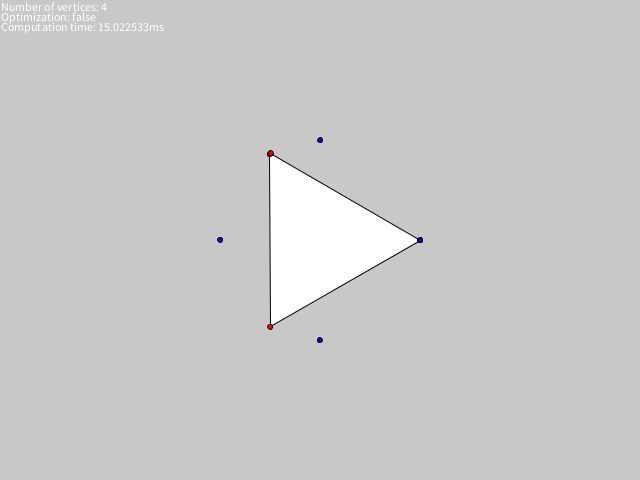
Frame 1 (no input)
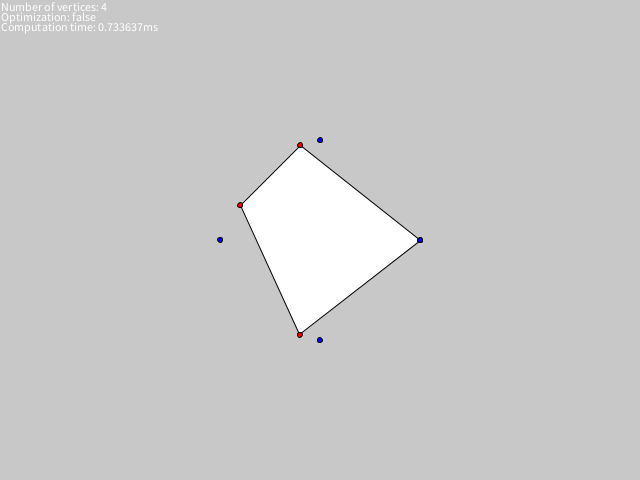
Frame 60 (the mouse pressed at the canvas centre just before this capture)
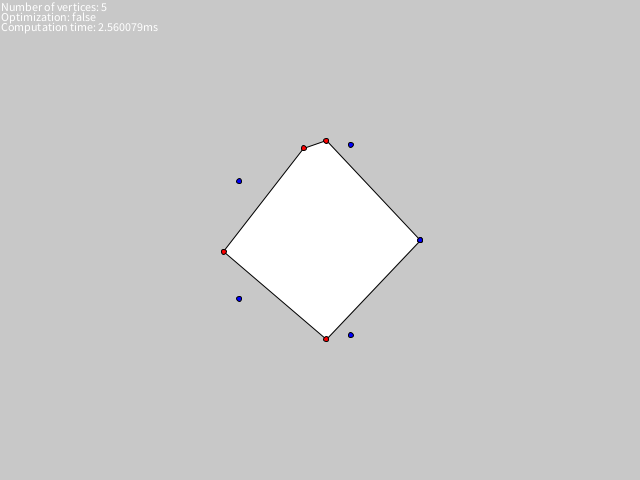
Frame 120 (the mouse held since frame 60 and released just before this capture)

The Processing sketch that drew these frames (run headless with seeded random() and noise(); from frame 60 on, the mouse is pressed at the canvas centre):

// Processing sketch: Project_TriangleToCircle
// ── Project_TriangleToCircle.pde
final PVector SCREEN_SIZE = new PVector(640, 480);
final String WINDOW_TITLE = "Triangle to Circle";
final int FRAMERATE = 60;
final float SHAPE_RADIUS = 100;
final int STEPS_FROM_TARGETS = 100;

ArrayList<PVector> shapeVectors;
ArrayList<PVector> targetVectors;
boolean optimization = false;
boolean debugInfo = true;
int stepsToTarget;
int computationTime;


void settings()
{
  size(
    int(SCREEN_SIZE.x),
    int(SCREEN_SIZE.y));
}

void setup()
{
  surface.setTitle(WINDOW_TITLE);
  frameRate(FRAMERATE);
  reset();
}

void draw()
{
  translate(width / 2, height /2);
  long startTime = System.nanoTime();
  
  // Add new vertex and generate new target if target reached
  if (stepsToTarget == 0)
  {
    stepsToTarget = STEPS_FROM_TARGETS;
    shapeVectors.add(shapeVectors.get(shapeVectors.size() - 1).copy());
    
    // OPTIMISATION: Add a shape vector at last vector, then move the second last vector
    // to the midpoint of the third last vector and the last vector.
    if (optimization)
    {
      PVector midpoint = new PVector(
        (shapeVectors.get(shapeVectors.size() - 3).x + shapeVectors.get(shapeVectors.size() - 1).x) / 2,
        (shapeVectors.get(shapeVectors.size() - 3).y + shapeVectors.get(shapeVectors.size() - 1).y) / 2);
      shapeVectors.set(shapeVectors.size() - 2, midpoint);
    }
    
    // Add new target vector, setup the new target shape
    targetVectors.add(new PVector(0, 0));
    for (int index = 0; index < targetVectors.size(); index++)
    {
      float angle = 2 * PI * (float(index) / targetVectors.size());
      targetVectors.set(index, new PVector(SHAPE_RADIUS * cos(angle), SHAPE_RADIUS * sin(angle)));
    }
  }
  
  // Step shape vertices towards target vectors
  for (int index = 0; index < shapeVectors.size(); index++)
  {
    PVector displacement = new PVector(
      shapeVectors.get(index).x - targetVectors.get(index).x,
      shapeVectors.get(index).y - targetVectors.get(index).y);
      
      float step = float(stepsToTarget-1) / float(stepsToTarget);
      shapeVectors.get(index).x = (displacement.x * step) + targetVectors.get(index).x;
      shapeVectors.get(index).y = (displacement.y * step) + targetVectors.get(index).y;
  }
  stepsToTarget -= 1;
  
  // Draw the shape
  background(200);
  fill(255);
  beginShape();
  for (int index = 0; index < shapeVectors.size(); index++)
    vertex(shapeVectors.get(index).x, shapeVectors.get(index).y);
  endShape(CLOSE);
  
  long computationTime = System.nanoTime() - startTime;

  // Draw debug info
  if (debugInfo)
  {
    text("Number of vertices: " + shapeVectors.size(), -width/2, -height/2 + 10);
    text("Optimization: " + optimization, -width/2, -height/2 + 20);
    text("Computation time: " + float(int(computationTime)) / 1000000f + "ms", -width/2, -height/2 + 30);
    for (int index = 0; index < shapeVectors.size(); index++)
    {
      fill(255, 0, 0); circle(shapeVectors.get(index).x, shapeVectors.get(index).y, 5);
      fill(0, 0, 255); circle(targetVectors.get(index).x, targetVectors.get(index).y, 5);
    }
  }
}

void reset()
{
  shapeVectors = new ArrayList<PVector>();
  targetVectors = new ArrayList<PVector>();
  stepsToTarget = 0;
  for (int index = 0; index < 3; index++)
  {
    float angle = 2 * PI * (float(index) / 3);
    shapeVectors.add(new PVector(SHAPE_RADIUS * cos(angle), SHAPE_RADIUS * sin(angle)));
    targetVectors.add(shapeVectors.get(index).copy());
  }
}

void keyPressed()
{
  if (key == 'd')
    debugInfo = !debugInfo;
  
  if (key == 'r')
    reset();
    
  if (key == 'o')
  {
    optimization = !optimization;
    reset();
  }
}
